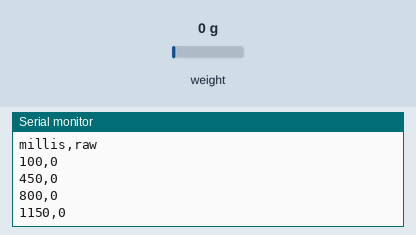
A sketch run on a simulated Arduino Uno, built with avr-gcc and run on an emulated ATmega328P. Parts: the last lines printed to the serial monitor. Inputs (shaded band) come from the test bench; at power-on: weight on the scale 0 g.

Above: at 1.2 s.
1.3 s: weight on the scale set to 100 g
At 1.73 s:
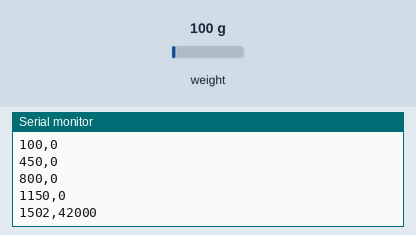
2.8 s: weight on the scale set to 1250 g
At 3.14 s:
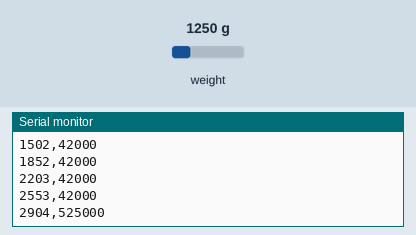
Timing chart, 0 to 5.8 s (numbered marks = the images above; inputs shaded):
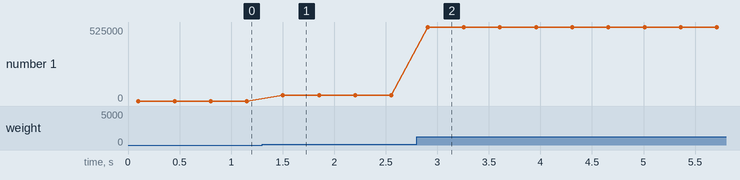

The sketch:

hx711_read.ino
```cpp
#include <HX711.h>

const byte DATA_PIN = 5;
const byte CLOCK_PIN = 6;
HX711 sensor;

void setup() {
  Serial.begin(9600);
  sensor.begin(DATA_PIN, CLOCK_PIN);
  Serial.println("HX711 raw readings, channel A, gain 128");
  Serial.println("millis,raw");
}

void loop() {
  if (sensor.wait_ready_timeout(1000)) {
    const long raw = sensor.read();
    Serial.print(millis());
    Serial.print(',');
    Serial.println(raw);
  } else {
    Serial.println("HX711 not ready: check power, common GND, DT=D5, SCK=D6");
  }
  delay(250);
}
```

Measured:
- after the input at 1.3 s, the serial monitor: prints a new line after 0.20 s (image 1)
- after the input at 2.8 s, the serial monitor: prints a new line after 0.11 s (image 2)
- plotted number 1: 0 → 42000 after the input at 1.3 s, 42000 → 525000 after the input at 2.8 s
